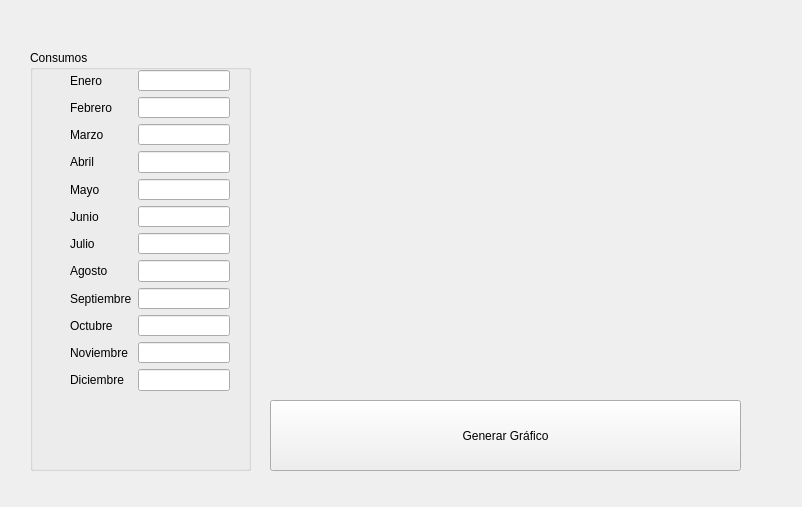
<?xml version="1.0" encoding="UTF-8"?>
<ui version="4.0">
 <class>consumo</class>
 <widget class="QWidget" name="consumo">
  <property name="geometry">
   <rect>
    <x>0</x>
    <y>0</y>
    <width>802</width>
    <height>507</height>
   </rect>
  </property>
  <property name="windowTitle">
   <string>Gráfico de consumo del gas</string>
  </property>
  <widget class="QPushButton" name="generar_grafico_button">
   <property name="geometry">
    <rect>
     <x>270</x>
     <y>400</y>
     <width>471</width>
     <height>71</height>
    </rect>
   </property>
   <property name="text">
    <string>Generar Gráfico</string>
   </property>
  </widget>
  <widget class="QGroupBox" name="consumos_groupBox">
   <property name="geometry">
    <rect>
     <x>30</x>
     <y>50</y>
     <width>221</width>
     <height>421</height>
    </rect>
   </property>
   <property name="title">
    <string>Consumos</string>
   </property>
   <widget class="QWidget" name="formLayoutWidget">
    <property name="geometry">
     <rect>
      <x>40</x>
      <y>20</y>
      <width>160</width>
      <height>321</height>
     </rect>
    </property>
    <layout class="QFormLayout" name="consumo_meses">
     <item row="0" column="0">
      <widget class="QLabel" name="enero_l">
       <property name="text">
        <string>Enero</string>
       </property>
      </widget>
     </item>
     <item row="0" column="1">
      <widget class="QLineEdit" name="enero_lineEdit"/>
     </item>
     <item row="1" column="0">
      <widget class="QLabel" name="label_2">
       <property name="text">
        <string>Febrero</string>
       </property>
      </widget>
     </item>
     <item row="1" column="1">
      <widget class="QLineEdit" name="febrero_lineEdit"/>
     </item>
     <item row="2" column="0">
      <widget class="QLabel" name="label_3">
       <property name="text">
        <string>Marzo</string>
       </property>
      </widget>
     </item>
     <item row="3" column="0">
      <widget class="QLabel" name="label_4">
       <property name="text">
        <string>Abril</string>
       </property>
      </widget>
     </item>
     <item row="4" column="0">
      <widget class="QLabel" name="label_5">
       <property name="text">
        <string>Mayo</string>
       </property>
      </widget>
     </item>
     <item row="5" column="0">
      <widget class="QLabel" name="label_6">
       <property name="text">
        <string>Junio</string>
       </property>
      </widget>
     </item>
     <item row="6" column="0">
      <widget class="QLabel" name="label_7">
       <property name="text">
        <string>Julio</string>
       </property>
      </widget>
     </item>
     <item row="7" column="0">
      <widget class="QLabel" name="label_8">
       <property name="text">
        <string>Agosto</string>
       </property>
      </widget>
     </item>
     <item row="8" column="0">
      <widget class="QLabel" name="label_9">
       <property name="text">
        <string>Septiembre</string>
       </property>
      </widget>
     </item>
     <item row="9" column="0">
      <widget class="QLabel" name="label_10">
       <property name="text">
        <string>Octubre</string>
       </property>
      </widget>
     </item>
     <item row="10" column="0">
      <widget class="QLabel" name="label_11">
       <property name="text">
        <string>Noviembre</string>
       </property>
      </widget>
     </item>
     <item row="11" column="0">
      <widget class="QLabel" name="label_12">
       <property name="text">
        <string>Diciembre</string>
       </property>
      </widget>
     </item>
     <item row="2" column="1">
      <widget class="QLineEdit" name="marzo_lineEdit"/>
     </item>
     <item row="3" column="1">
      <widget class="QLineEdit" name="abril_lineEdit"/>
     </item>
     <item row="4" column="1">
      <widget class="QLineEdit" name="mayo_lineEdit"/>
     </item>
     <item row="5" column="1">
      <widget class="QLineEdit" name="junio_lineEdit"/>
     </item>
     <item row="6" column="1">
      <widget class="QLineEdit" name="julio_lineEdit"/>
     </item>
     <item row="7" column="1">
      <widget class="QLineEdit" name="agosto_lineEdit"/>
     </item>
     <item row="8" column="1">
      <widget class="QLineEdit" name="sept_lineEdit"/>
     </item>
     <item row="9" column="1">
      <widget class="QLineEdit" name="octubre_lineEdit"/>
     </item>
     <item row="10" column="1">
      <widget class="QLineEdit" name="nov_lineEdit"/>
     </item>
     <item row="11" column="1">
      <widget class="QLineEdit" name="dic_lineEdit"/>
     </item>
    </layout>
   </widget>
  </widget>
  <widget class="MatplotlibWidget11_sin" name="widget" native="true">
   <property name="geometry">
    <rect>
     <x>270</x>
     <y>60</y>
     <width>471</width>
     <height>331</height>
    </rect>
   </property>
  </widget>
 </widget>
 <customwidgets>
  <customwidget>
   <class>MatplotlibWidget11_sin</class>
   <extends>QWidget</extends>
   <header>clases_mpl_pyqt</header>
   <container>1</container>
  </customwidget>
 </customwidgets>
 <resources/>
 <connections/>
</ui>
